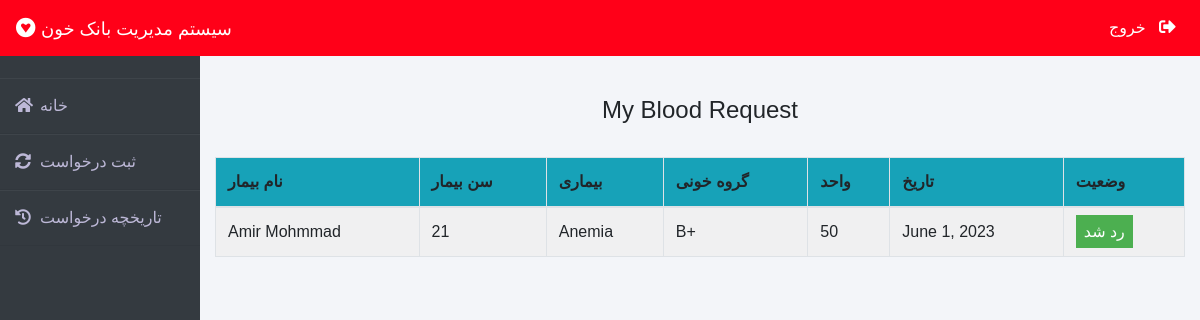
/patient/my-request (signed in), run on the app's committed database.
### blood/models.py (models this page shows, shortened)
class BloodRequest(models.Model):
    request_by_patient=models.ForeignKey(pmodels.Patient,null=True,on_delete=models.CASCADE)
    request_by_donor=models.ForeignKey(dmodels.Donor,null=True,on_delete=models.CASCADE)
    patient_name=models.CharField(max_length=30)
    patient_age=models.PositiveIntegerField()
    reason=models.CharField(max_length=500)
    bloodgroup=models.CharField(max_length=10)
    unit=models.PositiveIntegerField(default=0)
    status=models.CharField(max_length=20,default="Pending")
    date=models.DateField(auto_now=True)

### patient/views.py (the view)
# urls.py: path('my-request', views.my_request_view,name='my-request'),
def my_request_view(request):
    patient= models.Patient.objects.get(user_id=request.user.id)
    blood_request=bmodels.BloodRequest.objects.all().filter(request_by_patient=patient)
    return render(request,'patient/my_request.html',{'blood_request':blood_request})

### templates/patient/my_request.html (shortened to what this page needs)
{% extends 'patient/patientbase.html' %}
{% block content %}
{% load widget_tweaks %}
{%load static%}
<head>
   </head>
<br><br>
<div class="container">
    <H4 class="text-center">My Blood Request</H4><br>
    <table class="table table-light table-hover table-bordered table-striped">
        <thead class="bg-info">
            <tr>
                <th scope="col">نام بیمار</th>
                <th scope="col">سن بیمار</th>
                <th scope="col">بیماری</th>
                <th scope="col">گروه خونی</th>
                <th scope="col">واحد</th>
                <th scope="col">تاریخ</th>
                <th scope="col">وضعیت</th>
            </tr>
        </thead>
        <tbody>
            {% for t in blood_request %}
            <tr>
                <td> {{t.patient_name}}</td>
                <td>{{t.patient_age}}</td>
                <td>{{t.reason}}</td>
                <td>{{t.bloodgroup}}</td>
                <td>{{t.unit}}</td>
                <td>{{t.date}}</td>
                {% if t.status == 'Approved' %}
                <td><span class="label warning"> تایید شده</span></td>
                {% elif t.status == 'Rejected' %}
                <td><span class="label success">رد شد</span></td>
                {% else %}
                <td><span style="color: white;margin-left: 0px;" class="label info">در انتظار</span></td>
                {% endif %}
            </tr>
            {% endfor %}
        </tbody>
    </table>
</div>
{% endblock content %}

### templates/patient/patientbase.html (style rules this page uses)
* { margin: 0; padding: 0; box-sizing: border-box; list-style: none; text-decoration: none; font-family: 'Josefin Sans', sans-serif; }
body { background-color: #f3f5f9; }

### templates/patient/my_request.html (style rules this page uses)
.label { color: white; padding: 8px; }
.success { background-color: #4CAF50; }

### data on the page
BloodRequest: patient_name "Amir Mohmmad", patient_age "21", reason "Anemia", bloodgroup "B+", unit "50", date "June 1, 2023", status "رد شد"
